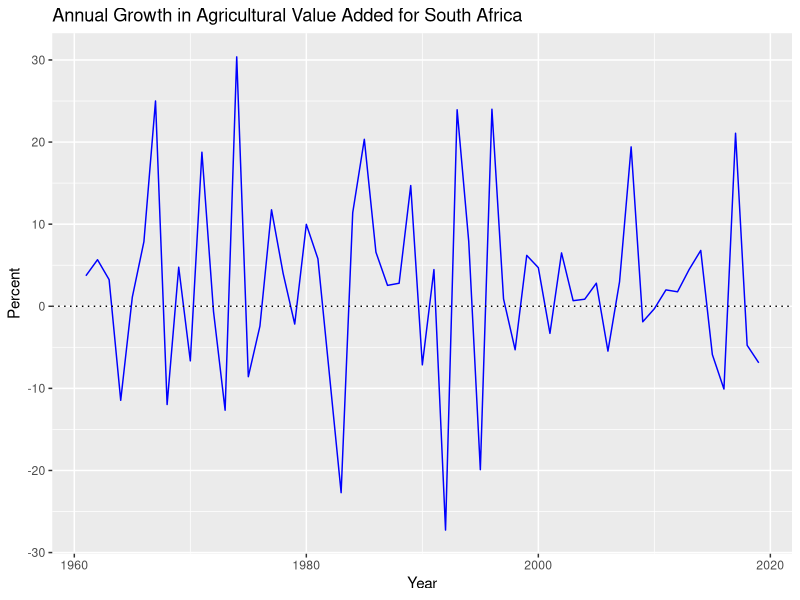
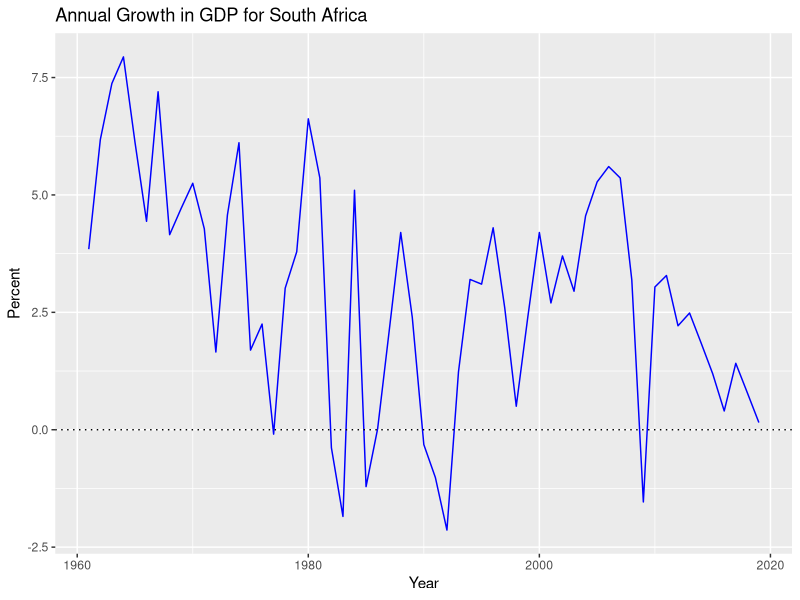
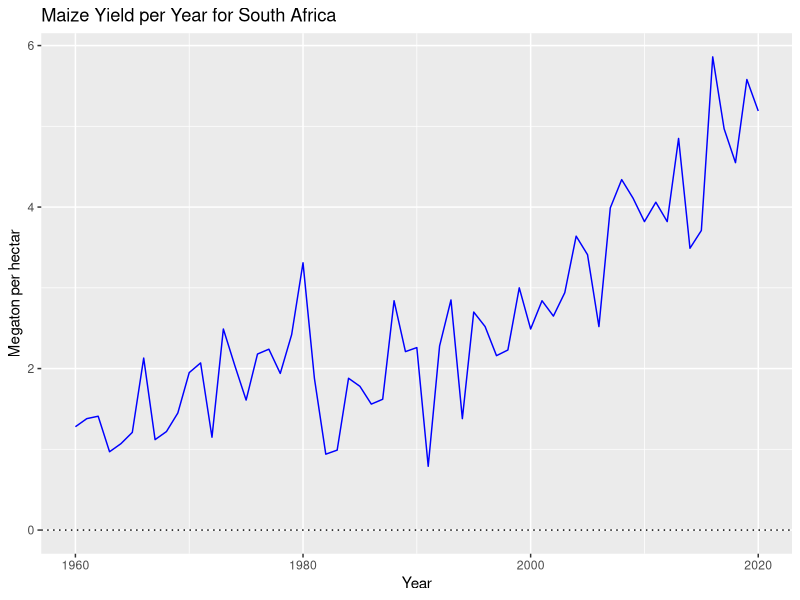
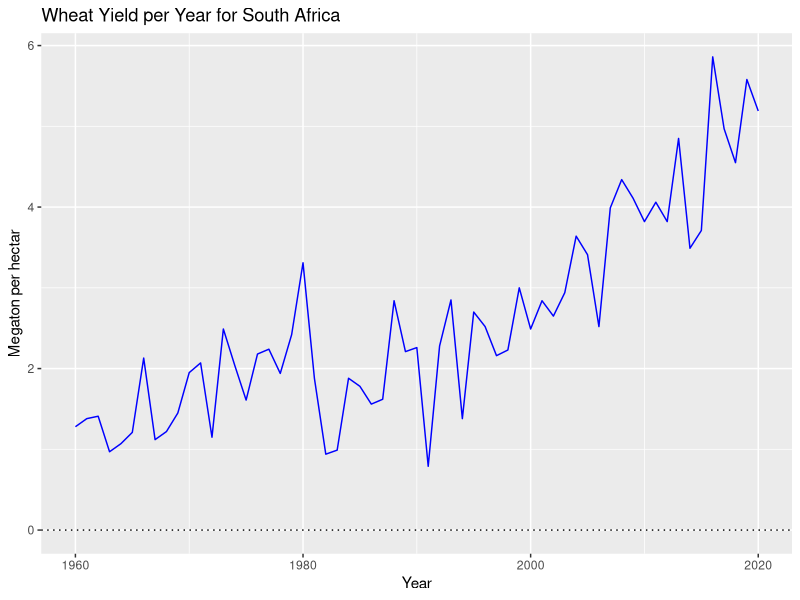
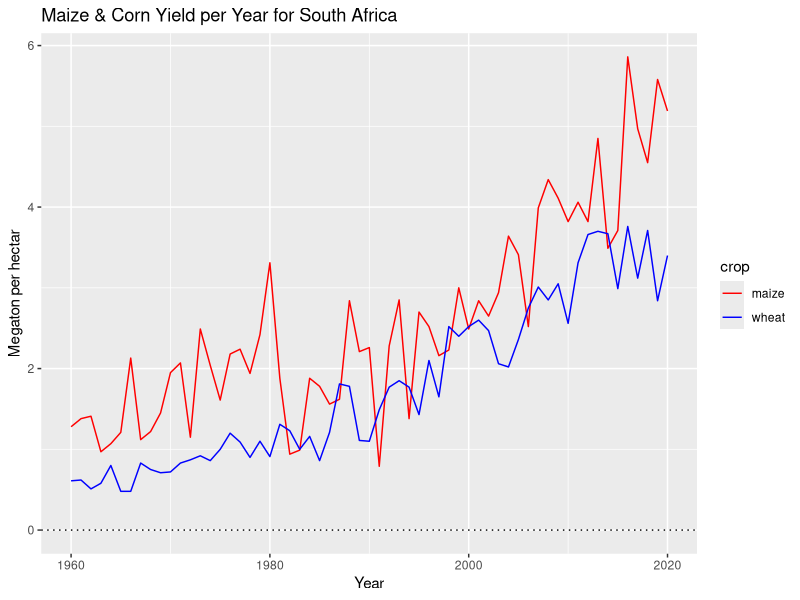

The R script that drew these images, in order:
library(ggpubr)

corn_yield <- read.csv("01agric_data/corn_yield_sa.csv")
wheat_yield <- read.csv("01agric_data/wheat_yield_sa.csv")
data <- read.csv('20200823_model_data.csv')
data$X <- c()

corn_yield$crop <- rep('maize', nrow(corn_yield))
wheat_yield$crop <- rep('wheat', nrow(wheat_yield))

crop <- data.frame(rbind(corn_yield, wheat_yield))


#Agricultural gdp
ggplot(data = data, aes(Year, va)) + geom_line(color='blue') + 
  geom_hline(yintercept = 0, linetype = 'dotted') +
  labs(title = 'Annual Growth in Agricultural Value Added for South Africa', 
       y = 'Percent')
#Overall gdp
ggplot(data = data, aes(Year, gdp)) + geom_line(color='blue') + 
  geom_hline(yintercept = 0, linetype = 'dotted') +
  labs(title = 'Annual Growth in GDP for South Africa', 
       y = 'Percent')
#Corn yield
ggplot(data = corn_yield, aes(year, mt.ha)) + geom_line(color='blue') + 
  geom_hline(yintercept = 0, linetype = 'dotted') +
  labs(title = 'Maize Yield per Year for South Africa', 
       y = 'Megaton per hectar', x = "Year")
#Wheat yield
ggplot(data = corn_yield, aes(year, mt.ha)) + geom_line(color='blue') + 
  geom_hline(yintercept = 0, linetype = 'dotted') +
  labs(title = 'Wheat Yield per Year for South Africa', 
       y = 'Megaton per hectar', x = "Year")

ggplot(data = crop, aes(year, mt.ha, color = crop)) + geom_line() + 
  geom_hline(yintercept = 0, linetype = 'dotted') + 
  scale_color_manual(values=c('red','blue')) +
  labs(title = 'Maize & Corn Yield per Year for South Africa', 
       y = 'Megaton per hectar', x = "Year") 




